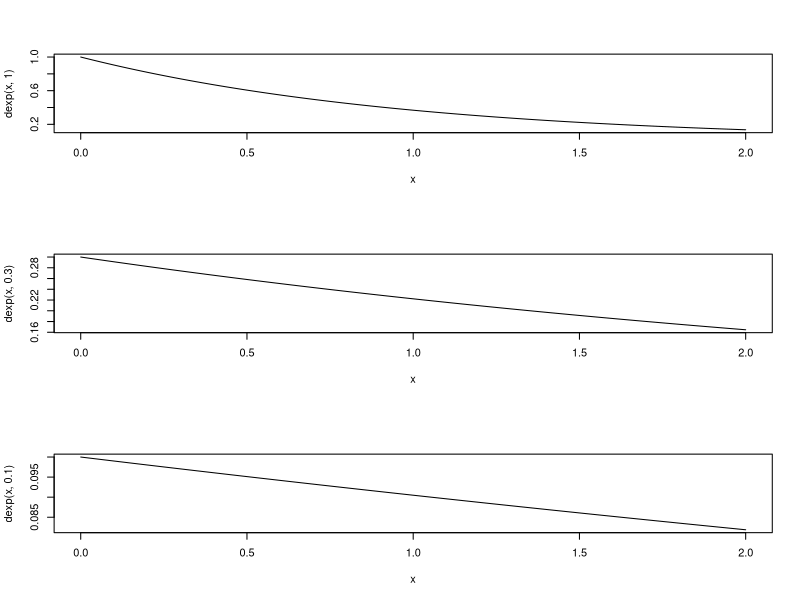
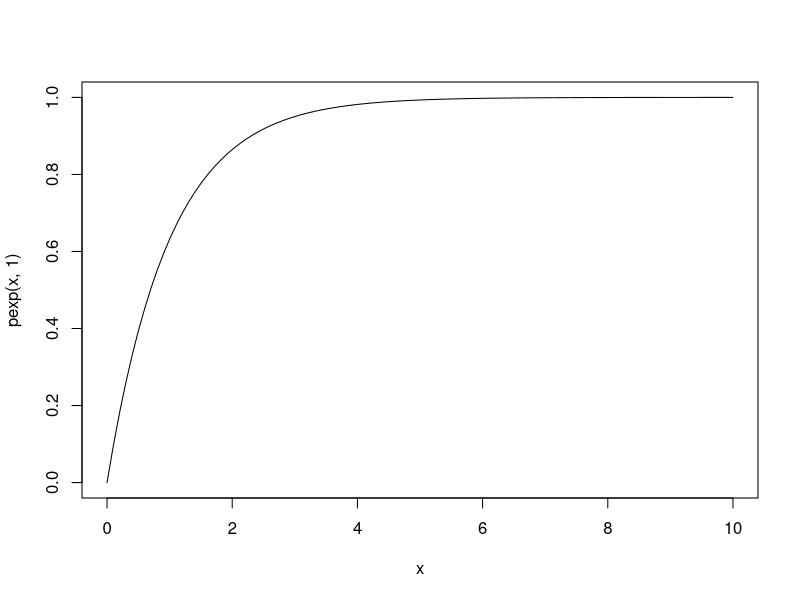
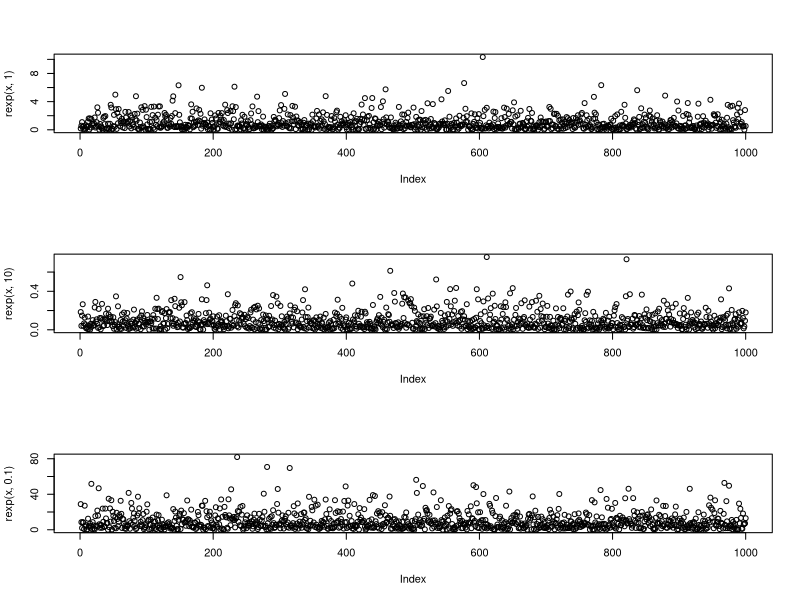

Reproduce these figures in R, in order.
# density of exp. the variable x means the length of goods still can use.
# dexp menas the length of time unit. 
# 1, 3 and 10 represent the goods can use on average time unit. 
# x is delta of time unit. means goods can last so long.
# then output or y axis means possibility of one goods can use.
par(mfrow=c(3,1))
x = seq(0, 2, length.out = 100)
plot(x, dexp(x, 1), type="l")
plot(x, dexp(x, 0.3), type="l")
plot(x, dexp(x, 0.1), type="l")

# the possibility is the acculunation of density.
par(mfrow=c(1,1))
x = seq(0, 10, length.out = 100)
plot(x, pexp(x, 1), type="l")

# the interval of two things happened. you can take it is frequency.
# the only parameter means how many observations.
# the each output means after how many time unit next thing happened in this experiment.
x = 1000
par(mfrow=c(3,1))
plot(rexp(x, 1))
plot(rexp(x, 10))
plot(rexp(x, 0.1))